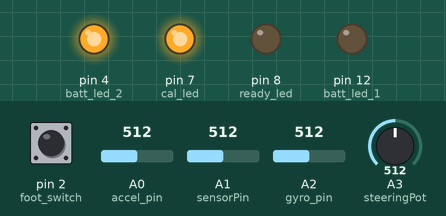
Bench run of a sketch on a simulated Arduino Uno, built with avr-gcc and run on an emulated ATmega328P. Shown: output pins drawn as LEDs (lit = HIGH). The test bench sets the inputs (shaded band); at power-on: pin 2 (foot_switch) HIGH, A1 (sensorPin) = 512, A0 (accel_pin) = 512, A2 (gyro_pin) = 512, A3 (steeringPot) = 512. What the sketch prints to the serial monitor is not drawn.

Above: at 1.5 s.
1.6 s: pin 2 (foot_switch) pulled LOW for 0.15 s
At 1.68 s:
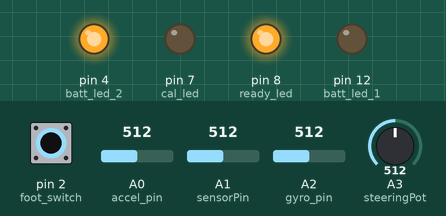
3.2 s: A1 (sensorPin) set to 918
6.2 s: A1 (sensorPin) set to 942
At 7.4 s:
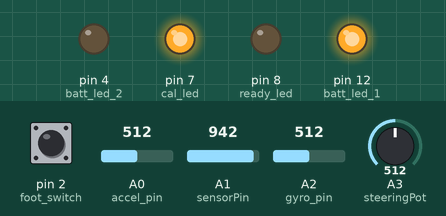
7.7 s: pin 2 (foot_switch) pulled LOW for 1 s
At 8.0 s:
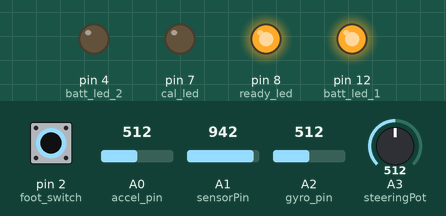
10.2 s: A1 (sensorPin) set to 951
13.2 s: A1 (sensorPin) set to 977
At 14.2 s:
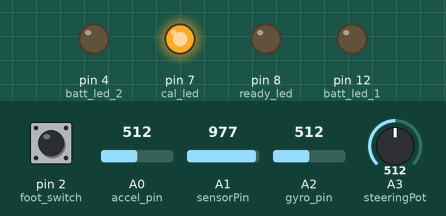
Timing chart, 0 to 15.7 s (numbered marks = the images above; inputs shaded):
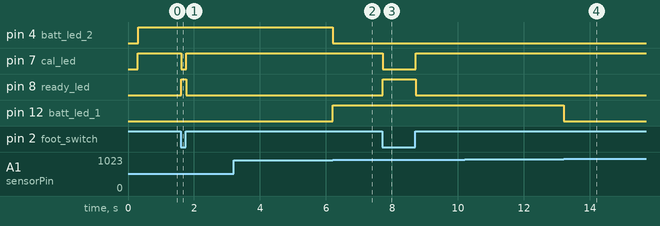

The sketch:

SegbotX2.ino
```cpp
// Modified Code for the Seg-bot
// by JD Warren
// Arduino Uno (tested)
// Sparkfun SEN-11072 IMU - using X axis from accelerometer and Y axis from gyroscope 4.5x
// Steering potentiometer used to steer bot
// Gain potentiometer used to set max speed (sensitivity)
// Engage switch (button) used to enable motors
//
// By loading this code, you are taking full responsibility for what you may do it!
// Use at your own risk!!!
// If you are concerned with the safety of this project, it may not be for you.
// Test thoroughly with wheels off the ground before attempting to ride - Wear a helmet!

// Modifierad 2013-09-12

// Name Digital I/O pins
int ready_led = 8; // Indikering att segboten är aktiverad, internkopplad
int cal_led = 7; // Indikering att kalibreringen är klar, internkopplad
int batt_led_2 = 4; // Batteriindikering 23V, plint 3
int batt_led_1 = 12; // Batteriindikering 24V, plint 4
int foot_switch = 2; // Fotomkopplare, plint 5

// Name Analog input pins
int gyro_pin = A2; // connect the gyro Y axis (4.5x output) to Analog input 2
int accel_pin = A0; // connect the accelerometer X axis to Analog input 0
int steeringPot = A3; // connect the steering potentiometer to Analog input 3, skruvplint 2
int sensorPin = A1;  // Batterispänningen via spänningsdelare 68k + 10k från skruvplint 1

// value to hold the final angle
float angle = 0.00;
// the following 2 values should add together to equal 1.0
float gyro_weight = 0.98;
float accel_weight = 0.02;

// accelerometer values
int accel_reading;
int accel_raw;
int accel_avg = 0;
int accel_offset = 431;
float accel_angle;
float accel_scale = 0.01;

//gyroscope values
int gyro_avg = 0;
int gyro_offset = 407;
int gyro_raw;
int gyro_reading;
float gyro_rate;
float gyro_scale = 0.01;
// 01 by default
float gyro_angle;
//float loop_time = -0.05;
float loop_time = -0.02;

// engage button variables
int sensorValue = 0;
int engage = false;
int engage_state = 1;
// timer variables
//int last_update;
int cycle_time;
long last_cycle = 0;
// motor speed variables
float motor_out = 0;
int motor_1_out = 0;
int motor_2_out = 0;
int m1_speed = 0;
int m2_speed = 0;
int output;

// potentiometer variables
int steer_val;
int steer_range = 40;
int steer_reading;
int steer_min;
int steer_max;
int gain_val = 64;

// Reglerparametrar
float K; // Förstärkningsfaktor för reglersignalen till motorerna
float P;
float p1;
int Ti;
float I;
float u;
int h;


void calibrate()
{
  delay(200);
  // setup loop to read gyro 10 times
  for (int i = 0; i < 10; i++)
  {
    // read gyro and accel each time, add the value to the running total
    gyro_avg = gyro_avg + analogRead(gyro_pin);
    accel_avg = accel_avg + analogRead(accel_pin);
  }
  // with a sum of 10 readings, divide by 10 to get the average
  gyro_offset = gyro_avg / 10;
  accel_offset = accel_avg / 10;
  // Kalibrering av styrpotentiometern
  steer_max = analogRead(steeringPot) + 250;
  steer_min = analogRead(steeringPot) - 250;
  // let pin voltage settle
  delay(100);
  digitalWrite(cal_led, HIGH);
}

void setup()
{
  // Start the Serial monitor at 9600bps
  Serial.begin(9600);
  // set the foot_switch pin as an Input
  pinMode(foot_switch, INPUT);
  // enable the Arduino internal pull-up resistor on the engage_switch pin.
  digitalWrite(foot_switch, HIGH);
  // Tell Arduino to use the Aref pin for the Analog voltage, don't forget to connect 3.3v to Aref!
  analogReference(EXTERNAL);
  pinMode(batt_led_1, OUTPUT);
  pinMode(batt_led_2, OUTPUT);
  pinMode(cal_led, OUTPUT);
  pinMode(ready_led, OUTPUT);
  digitalWrite(cal_led, LOW);
  digitalWrite(batt_led_1, LOW);
  digitalWrite(batt_led_2, LOW);
  digitalWrite(ready_led, LOW);
  // calibrate gyro and accelerometer,
  // you should keep the Seg-bot still and level when turning on so calibration will be accurate
  calibrate();

   // Reglerparametrar
  K = 1; // Förstärkningsfaktor
  h = 20; // Looptiden 20 ms
  Ti = 4000; // Tidskonstant för integrering
  p1 = K*h/Ti;

}

void loop()
{
  // Start the loop by getting a reading from the Accelerometer and converting it to an angle
  sample_accel();
  // now read the gyroscope to estimate the angle change
  sample_gyro();
  // combine the accel and gyro readings to come up with a "filtered" angle reading
  calculate_angle();
  // read the values of each potentiometer
  read_pots();
  // make sure bot is level before activating the motors
  auto_level();
  // update the motors with the new values
  update_motor_speed();
  // Kontroll av batterispänningen
  battery_level();
  // check the loop cycle time and add a delay as necessary
  time_stamp();

}

void sample_accel()
{
  // Read and convert accelerometer value
  accel_reading = analogRead(accel_pin);
  accel_raw = accel_reading - accel_offset;
  accel_raw = map(accel_raw, -130, 130, -90, 90);
  accel_angle = (float)(accel_raw * accel_scale);
}

void sample_gyro()
{
  // Read and convert gyro value
  gyro_reading = analogRead(gyro_pin);
  gyro_raw = gyro_reading - gyro_offset;
  gyro_rate = (float)(gyro_raw * gyro_scale) * -loop_time;
  gyro_angle = angle + gyro_rate;
}

void calculate_angle()
{
  angle = (float)(gyro_weight * gyro_angle) + (accel_weight * accel_angle);
}

void read_pots()
{
  // Read and convert potentiometer values
  // Steering potentiometer
  // We want to map this into a range between -1 and 1, and set that to steer_val
  steer_reading = analogRead(steeringPot);
  steer_val = map(steer_reading,  steer_min, steer_max, steer_range, -steer_range);
}

void battery_level()
{
  // Övervakar batterispänningen
  sensorValue = analogRead(sensorPin);
  if (sensorValue < 960 && sensorValue >= 928)
  {
    digitalWrite(batt_led_1, HIGH);
    digitalWrite(batt_led_2, LOW);
  }
  else if (sensorValue < 928)
  {
    digitalWrite(batt_led_2, HIGH);   // turn the LED on (HIGH is the voltage level)
    digitalWrite(batt_led_1, LOW);
  }
  else
  {
    digitalWrite(batt_led_1, LOW);
    digitalWrite(batt_led_2, LOW);    // turn the LED off by making the voltage LOW
  }
}

void auto_level()
{
  // enable auto-level turn On
  //engage_state = digitalRead(engage_switch);
  if (digitalRead(foot_switch) == 1)
  {
    delay(10);
    if ( digitalRead(foot_switch) == 1)
    {
      engage = false;
      digitalWrite(ready_led, LOW);
      digitalWrite(cal_led, HIGH);
    }
  }
  else
  {
    if (engage == false)
    {
      if (angle < 0.02 && angle > -0.02)
      {
        engage = true;
        digitalWrite(ready_led, HIGH);
        digitalWrite(cal_led, LOW);
      }
      else
      {
        engage = false;
        digitalWrite(ready_led, LOW);
        digitalWrite(cal_led, HIGH);
      }
    }
    else
    {
      engage = true;
      digitalWrite(ready_led, HIGH);
      digitalWrite(cal_led, LOW);
    }
  }
}

void update_motor_speed()
{
  // Update the motors
  if (engage == true)
  {
    if (angle < -0.2 || angle > 0.2)
    {
      motor_out = 0;
    }
    else
    {
      P = K * angle; // P-reglering
      u = P + I; // P-reglering + integrering
      output = (u * -1000);
      I = I + p1 * angle; // Integrering
      motor_out = map(output, -90, 90, -gain_val, gain_val); // map the angle. Ändring av insignal från 250 till 70
      if(motor_out > 0.7 * gain_val) // Extra accelerationspuls vid 70% av max hastighet framåt
      {
        motor_out = gain_val;
      }
      if(motor_out < 0.7 * -gain_val) // Extra accelerationspuls vid 70% av max hastighet bakåt
      {
        motor_out = - gain_val;
      }
    }
    // assign steering bias
    motor_1_out = motor_out + steer_val;
    motor_2_out = motor_out - steer_val;

    // test for and correct invalid values
    if(motor_1_out > 64)
    {
      motor_1_out = 64;
    }
    if(motor_1_out < -64)
    {
      motor_1_out = -64;
    }
    if(motor_2_out > 64)
    {
      motor_2_out = 64;
    }
    if(motor_2_out < -64)
    {
      motor_2_out = -64;
    }
    // assign final motor output values
    m1_speed = 64 + motor_1_out;
    m2_speed = 192 + motor_2_out;

    if (m1_speed < 1)
    {
       m1_speed = 1;
    }
    else if (m1_speed > 127)
    {
      m1_speed = 127;
    }
    if (m2_speed < 128)
    {
      m2_speed = 128;
    }
    else if (m2_speed > 255)
    {
      m2_speed = 255;
    }
  }
  else
  {
    m1_speed = 0;
    m2_speed = 0;
  }

  // Serial speed values write here:
  Serial.write(m1_speed);
  Serial.write(m2_speed);
}

void time_stamp()
{
  // check to make sure it has been exactly 50 milliseconds since the last recorded time-stamp
  while((millis() - last_cycle) < 20) // 50
  {
    delay(1);
  }
  // once the loop cycle reaches 50 mS, reset timer value and proceed
  cycle_time = millis() - last_cycle;
  last_cycle = millis();
}
```

Measured:
- the behaviour switches between 927 and 928 on A1 (sensorPin) (found by bisection; images 1 and 2)
- the behaviour switches between 959 and 960 on A1 (sensorPin) (found by bisection; images 3 and 4)
- after the input at 1.6 s, pin 7 (cal_led): HIGH → LOW at once, → HIGH 0.15 s later; pin 8 (ready_led): LOW → HIGH at once, → LOW 0.15 s later
- after the input at 3.2 s, every drawn part: stays the same
- after the input at 6.2 s, pin 4 (batt_led_2): HIGH → LOW at once; pin 12 (batt_led_1): LOW → HIGH at once
- after the input at 7.7 s, pin 7 (cal_led): HIGH → LOW at once, → HIGH 1.0 s later; pin 8 (ready_led): LOW → HIGH at once, → LOW 1.0 s later
- after the input at 10.2 s, every drawn part: stays the same
- after the input at 13.2 s, pin 12 (batt_led_1): HIGH → LOW at once
